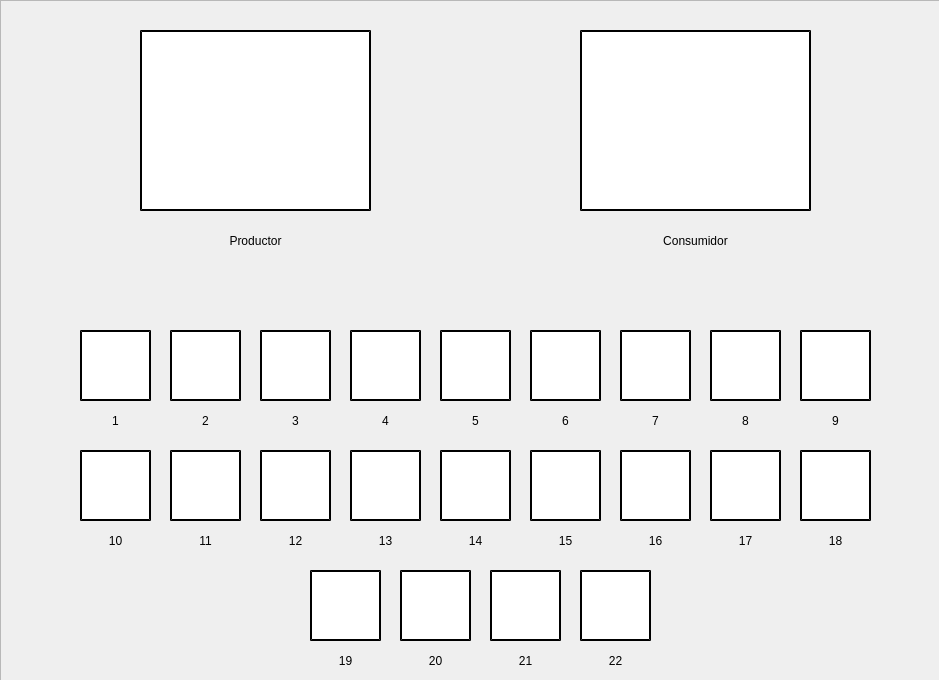
<?xml version="1.0" encoding="UTF-8"?>
<ui version="4.0">
 <class>Form</class>
 <widget class="QWidget" name="Form">
  <property name="geometry">
   <rect>
    <x>0</x>
    <y>0</y>
    <width>939</width>
    <height>680</height>
   </rect>
  </property>
  <property name="windowTitle">
   <string>Form</string>
  </property>
  <widget class="QFrame" name="frame">
   <property name="geometry">
    <rect>
     <x>0</x>
     <y>0</y>
     <width>941</width>
     <height>681</height>
    </rect>
   </property>
   <property name="frameShape">
    <enum>QFrame::StyledPanel</enum>
   </property>
   <property name="frameShadow">
    <enum>QFrame::Raised</enum>
   </property>
   <widget class="QLabel" name="productorLabel">
    <property name="geometry">
     <rect>
      <x>200</x>
      <y>220</y>
      <width>111</width>
      <height>41</height>
     </rect>
    </property>
    <property name="styleSheet">
     <string notr="true">font: 700 14pt &quot;Segoe UI&quot;;
</string>
    </property>
    <property name="text">
     <string>Productor</string>
    </property>
    <property name="alignment">
     <set>Qt::AlignCenter</set>
    </property>
   </widget>
   <widget class="QLabel" name="consumidorLabel">
    <property name="geometry">
     <rect>
      <x>630</x>
      <y>220</y>
      <width>131</width>
      <height>41</height>
     </rect>
    </property>
    <property name="styleSheet">
     <string notr="true">font: 700 14pt &quot;Segoe UI&quot;;
</string>
    </property>
    <property name="text">
     <string>Consumidor</string>
    </property>
    <property name="alignment">
     <set>Qt::AlignCenter</set>
    </property>
   </widget>
   <widget class="QLabel" name="imagenProductorLabel">
    <property name="geometry">
     <rect>
      <x>140</x>
      <y>30</y>
      <width>231</width>
      <height>181</height>
     </rect>
    </property>
    <property name="styleSheet">
     <string notr="true">background-color: white;
border-style: outset;
border-width:2px;
border-color: black;</string>
    </property>
    <property name="text">
     <string/>
    </property>
    <property name="alignment">
     <set>Qt::AlignCenter</set>
    </property>
   </widget>
   <widget class="QLabel" name="imagenConsumidorLabel">
    <property name="geometry">
     <rect>
      <x>580</x>
      <y>30</y>
      <width>231</width>
      <height>181</height>
     </rect>
    </property>
    <property name="styleSheet">
     <string notr="true">background-color: white;
border-style: outset;
border-width:2px;
border-color: black;</string>
    </property>
    <property name="text">
     <string/>
    </property>
    <property name="alignment">
     <set>Qt::AlignCenter</set>
    </property>
   </widget>
   <widget class="QLabel" name="estadoProductorLabel">
    <property name="geometry">
     <rect>
      <x>190</x>
      <y>260</y>
      <width>131</width>
      <height>31</height>
     </rect>
    </property>
    <property name="styleSheet">
     <string notr="true">font: 700 12pt &quot;Segoe UI&quot;;
</string>
    </property>
    <property name="text">
     <string/>
    </property>
    <property name="alignment">
     <set>Qt::AlignCenter</set>
    </property>
   </widget>
   <widget class="QLabel" name="estadoConsumidorLabel">
    <property name="geometry">
     <rect>
      <x>630</x>
      <y>260</y>
      <width>131</width>
      <height>31</height>
     </rect>
    </property>
    <property name="styleSheet">
     <string notr="true">font: 700 12pt &quot;Segoe UI&quot;;
</string>
    </property>
    <property name="text">
     <string/>
    </property>
    <property name="alignment">
     <set>Qt::AlignCenter</set>
    </property>
   </widget>
   <widget class="QLabel" name="buffer1Label">
    <property name="geometry">
     <rect>
      <x>80</x>
      <y>330</y>
      <width>71</width>
      <height>71</height>
     </rect>
    </property>
    <property name="styleSheet">
     <string notr="true">background-color: white;
border-style: outset;
border-width:2px;
border-color: black;</string>
    </property>
    <property name="text">
     <string/>
    </property>
   </widget>
   <widget class="QLabel" name="buffer2Label">
    <property name="geometry">
     <rect>
      <x>170</x>
      <y>330</y>
      <width>71</width>
      <height>71</height>
     </rect>
    </property>
    <property name="styleSheet">
     <string notr="true">background-color: white;
border-style: outset;
border-width:2px;
border-color: black;</string>
    </property>
    <property name="text">
     <string/>
    </property>
   </widget>
   <widget class="QLabel" name="buffer3Label">
    <property name="geometry">
     <rect>
      <x>260</x>
      <y>330</y>
      <width>71</width>
      <height>71</height>
     </rect>
    </property>
    <property name="styleSheet">
     <string notr="true">background-color: white;
border-style: outset;
border-width:2px;
border-color: black;</string>
    </property>
    <property name="text">
     <string/>
    </property>
   </widget>
   <widget class="QLabel" name="buffer5Label">
    <property name="geometry">
     <rect>
      <x>440</x>
      <y>330</y>
      <width>71</width>
      <height>71</height>
     </rect>
    </property>
    <property name="styleSheet">
     <string notr="true">background-color: white;
border-style: outset;
border-width:2px;
border-color: black;</string>
    </property>
    <property name="text">
     <string/>
    </property>
   </widget>
   <widget class="QLabel" name="buffer4Label">
    <property name="geometry">
     <rect>
      <x>350</x>
      <y>330</y>
      <width>71</width>
      <height>71</height>
     </rect>
    </property>
    <property name="styleSheet">
     <string notr="true">background-color: white;
border-style: outset;
border-width:2px;
border-color: black;</string>
    </property>
    <property name="text">
     <string/>
    </property>
   </widget>
   <widget class="QLabel" name="buffer6Label">
    <property name="geometry">
     <rect>
      <x>530</x>
      <y>330</y>
      <width>71</width>
      <height>71</height>
     </rect>
    </property>
    <property name="styleSheet">
     <string notr="true">background-color: white;
border-style: outset;
border-width:2px;
border-color: black;</string>
    </property>
    <property name="text">
     <string/>
    </property>
   </widget>
   <widget class="QLabel" name="buffer7Label">
    <property name="geometry">
     <rect>
      <x>620</x>
      <y>330</y>
      <width>71</width>
      <height>71</height>
     </rect>
    </property>
    <property name="styleSheet">
     <string notr="true">background-color: white;
border-style: outset;
border-width:2px;
border-color: black;</string>
    </property>
    <property name="text">
     <string/>
    </property>
   </widget>
   <widget class="QLabel" name="buffer8Label">
    <property name="geometry">
     <rect>
      <x>710</x>
      <y>330</y>
      <width>71</width>
      <height>71</height>
     </rect>
    </property>
    <property name="styleSheet">
     <string notr="true">background-color: white;
border-style: outset;
border-width:2px;
border-color: black;</string>
    </property>
    <property name="text">
     <string/>
    </property>
   </widget>
   <widget class="QLabel" name="buffer9Label">
    <property name="geometry">
     <rect>
      <x>800</x>
      <y>330</y>
      <width>71</width>
      <height>71</height>
     </rect>
    </property>
    <property name="styleSheet">
     <string notr="true">background-color: white;
border-style: outset;
border-width:2px;
border-color: black;</string>
    </property>
    <property name="text">
     <string/>
    </property>
   </widget>
   <widget class="QLabel" name="buffer11Label">
    <property name="geometry">
     <rect>
      <x>170</x>
      <y>450</y>
      <width>71</width>
      <height>71</height>
     </rect>
    </property>
    <property name="styleSheet">
     <string notr="true">background-color: white;
border-style: outset;
border-width:2px;
border-color: black;</string>
    </property>
    <property name="text">
     <string/>
    </property>
   </widget>
   <widget class="QLabel" name="buffer10Label">
    <property name="geometry">
     <rect>
      <x>80</x>
      <y>450</y>
      <width>71</width>
      <height>71</height>
     </rect>
    </property>
    <property name="styleSheet">
     <string notr="true">background-color: white;
border-style: outset;
border-width:2px;
border-color: black;</string>
    </property>
    <property name="text">
     <string/>
    </property>
   </widget>
   <widget class="QLabel" name="buffer13Label">
    <property name="geometry">
     <rect>
      <x>350</x>
      <y>450</y>
      <width>71</width>
      <height>71</height>
     </rect>
    </property>
    <property name="styleSheet">
     <string notr="true">background-color: white;
border-style: outset;
border-width:2px;
border-color: black;</string>
    </property>
    <property name="text">
     <string/>
    </property>
   </widget>
   <widget class="QLabel" name="buffer17Label">
    <property name="geometry">
     <rect>
      <x>710</x>
      <y>450</y>
      <width>71</width>
      <height>71</height>
     </rect>
    </property>
    <property name="styleSheet">
     <string notr="true">background-color: white;
border-style: outset;
border-width:2px;
border-color: black;</string>
    </property>
    <property name="text">
     <string/>
    </property>
   </widget>
   <widget class="QLabel" name="buffer16Label">
    <property name="geometry">
     <rect>
      <x>620</x>
      <y>450</y>
      <width>71</width>
      <height>71</height>
     </rect>
    </property>
    <property name="styleSheet">
     <string notr="true">background-color: white;
border-style: outset;
border-width:2px;
border-color: black;</string>
    </property>
    <property name="text">
     <string/>
    </property>
   </widget>
   <widget class="QLabel" name="buffer12Label">
    <property name="geometry">
     <rect>
      <x>260</x>
      <y>450</y>
      <width>71</width>
      <height>71</height>
     </rect>
    </property>
    <property name="styleSheet">
     <string notr="true">background-color: white;
border-style: outset;
border-width:2px;
border-color: black;</string>
    </property>
    <property name="text">
     <string/>
    </property>
   </widget>
   <widget class="QLabel" name="buffer14Label">
    <property name="geometry">
     <rect>
      <x>440</x>
      <y>450</y>
      <width>71</width>
      <height>71</height>
     </rect>
    </property>
    <property name="styleSheet">
     <string notr="true">background-color: white;
border-style: outset;
border-width:2px;
border-color: black;</string>
    </property>
    <property name="text">
     <string/>
    </property>
   </widget>
   <widget class="QLabel" name="buffer18Label">
    <property name="geometry">
     <rect>
      <x>800</x>
      <y>450</y>
      <width>71</width>
      <height>71</height>
     </rect>
    </property>
    <property name="styleSheet">
     <string notr="true">background-color: white;
border-style: outset;
border-width:2px;
border-color: black;</string>
    </property>
    <property name="text">
     <string/>
    </property>
   </widget>
   <widget class="QLabel" name="buffer15Label">
    <property name="geometry">
     <rect>
      <x>530</x>
      <y>450</y>
      <width>71</width>
      <height>71</height>
     </rect>
    </property>
    <property name="styleSheet">
     <string notr="true">background-color: white;
border-style: outset;
border-width:2px;
border-color: black;</string>
    </property>
    <property name="text">
     <string/>
    </property>
   </widget>
   <widget class="QLabel" name="buffer20Label">
    <property name="geometry">
     <rect>
      <x>400</x>
      <y>570</y>
      <width>71</width>
      <height>71</height>
     </rect>
    </property>
    <property name="styleSheet">
     <string notr="true">background-color: white;
border-style: outset;
border-width:2px;
border-color: black;</string>
    </property>
    <property name="text">
     <string/>
    </property>
   </widget>
   <widget class="QLabel" name="buffer22Label">
    <property name="geometry">
     <rect>
      <x>580</x>
      <y>570</y>
      <width>71</width>
      <height>71</height>
     </rect>
    </property>
    <property name="styleSheet">
     <string notr="true">background-color: white;
border-style: outset;
border-width:2px;
border-color: black;</string>
    </property>
    <property name="text">
     <string/>
    </property>
   </widget>
   <widget class="QLabel" name="buffer21Label">
    <property name="geometry">
     <rect>
      <x>490</x>
      <y>570</y>
      <width>71</width>
      <height>71</height>
     </rect>
    </property>
    <property name="styleSheet">
     <string notr="true">background-color: white;
border-style: outset;
border-width:2px;
border-color: black;</string>
    </property>
    <property name="text">
     <string/>
    </property>
   </widget>
   <widget class="QLabel" name="buffer19Label">
    <property name="geometry">
     <rect>
      <x>310</x>
      <y>570</y>
      <width>71</width>
      <height>71</height>
     </rect>
    </property>
    <property name="styleSheet">
     <string notr="true">background-color: white;
border-style: outset;
border-width:2px;
border-color: black;</string>
    </property>
    <property name="text">
     <string/>
    </property>
   </widget>
   <widget class="QLabel" name="numeroBufferLabel">
    <property name="geometry">
     <rect>
      <x>90</x>
      <y>410</y>
      <width>51</width>
      <height>21</height>
     </rect>
    </property>
    <property name="styleSheet">
     <string notr="true">font: 700 10pt &quot;Segoe UI&quot;;
</string>
    </property>
    <property name="text">
     <string>1</string>
    </property>
    <property name="alignment">
     <set>Qt::AlignCenter</set>
    </property>
   </widget>
   <widget class="QLabel" name="numeroBufferLabel_2">
    <property name="geometry">
     <rect>
      <x>180</x>
      <y>410</y>
      <width>51</width>
      <height>21</height>
     </rect>
    </property>
    <property name="styleSheet">
     <string notr="true">font: 700 10pt &quot;Segoe UI&quot;;
</string>
    </property>
    <property name="text">
     <string>2</string>
    </property>
    <property name="alignment">
     <set>Qt::AlignCenter</set>
    </property>
   </widget>
   <widget class="QLabel" name="numeroBufferLabel_3">
    <property name="geometry">
     <rect>
      <x>270</x>
      <y>410</y>
      <width>51</width>
      <height>21</height>
     </rect>
    </property>
    <property name="styleSheet">
     <string notr="true">font: 700 10pt &quot;Segoe UI&quot;;
</string>
    </property>
    <property name="text">
     <string>3</string>
    </property>
    <property name="alignment">
     <set>Qt::AlignCenter</set>
    </property>
   </widget>
   <widget class="QLabel" name="numeroBufferLabel_4">
    <property name="geometry">
     <rect>
      <x>360</x>
      <y>410</y>
      <width>51</width>
      <height>21</height>
     </rect>
    </property>
    <property name="styleSheet">
     <string notr="true">font: 700 10pt &quot;Segoe UI&quot;;
</string>
    </property>
    <property name="text">
     <string>4</string>
    </property>
    <property name="alignment">
     <set>Qt::AlignCenter</set>
    </property>
   </widget>
   <widget class="QLabel" name="numeroBufferLabel_5">
    <property name="geometry">
     <rect>
      <x>450</x>
      <y>410</y>
      <width>51</width>
      <height>21</height>
     </rect>
    </property>
    <property name="styleSheet">
     <string notr="true">font: 700 10pt &quot;Segoe UI&quot;;
</string>
    </property>
    <property name="text">
     <string>5</string>
    </property>
    <property name="alignment">
     <set>Qt::AlignCenter</set>
    </property>
   </widget>
   <widget class="QLabel" name="numeroBufferLabel_6">
    <property name="geometry">
     <rect>
      <x>540</x>
      <y>410</y>
      <width>51</width>
      <height>21</height>
     </rect>
    </property>
    <property name="styleSheet">
     <string notr="true">font: 700 10pt &quot;Segoe UI&quot;;
</string>
    </property>
    <property name="text">
     <string>6</string>
    </property>
    <property name="alignment">
     <set>Qt::AlignCenter</set>
    </property>
   </widget>
   <widget class="QLabel" name="numeroBufferLabel_7">
    <property name="geometry">
     <rect>
      <x>630</x>
      <y>410</y>
      <width>51</width>
      <height>21</height>
     </rect>
    </property>
    <property name="styleSheet">
     <string notr="true">font: 700 10pt &quot;Segoe UI&quot;;
</string>
    </property>
    <property name="text">
     <string>7</string>
    </property>
    <property name="alignment">
     <set>Qt::AlignCenter</set>
    </property>
   </widget>
   <widget class="QLabel" name="numeroBufferLabel_8">
    <property name="geometry">
     <rect>
      <x>720</x>
      <y>410</y>
      <width>51</width>
      <height>21</height>
     </rect>
    </property>
    <property name="styleSheet">
     <string notr="true">font: 700 10pt &quot;Segoe UI&quot;;
</string>
    </property>
    <property name="text">
     <string>8</string>
    </property>
    <property name="alignment">
     <set>Qt::AlignCenter</set>
    </property>
   </widget>
   <widget class="QLabel" name="numeroBufferLabel_9">
    <property name="geometry">
     <rect>
      <x>810</x>
      <y>410</y>
      <width>51</width>
      <height>21</height>
     </rect>
    </property>
    <property name="styleSheet">
     <string notr="true">font: 700 10pt &quot;Segoe UI&quot;;
</string>
    </property>
    <property name="text">
     <string>9</string>
    </property>
    <property name="alignment">
     <set>Qt::AlignCenter</set>
    </property>
   </widget>
   <widget class="QLabel" name="numeroBufferLabel_10">
    <property name="geometry">
     <rect>
      <x>810</x>
      <y>530</y>
      <width>51</width>
      <height>21</height>
     </rect>
    </property>
    <property name="styleSheet">
     <string notr="true">font: 700 10pt &quot;Segoe UI&quot;;
</string>
    </property>
    <property name="text">
     <string>18</string>
    </property>
    <property name="alignment">
     <set>Qt::AlignCenter</set>
    </property>
   </widget>
   <widget class="QLabel" name="numeroBufferLabel_11">
    <property name="geometry">
     <rect>
      <x>180</x>
      <y>530</y>
      <width>51</width>
      <height>21</height>
     </rect>
    </property>
    <property name="styleSheet">
     <string notr="true">font: 700 10pt &quot;Segoe UI&quot;;
</string>
    </property>
    <property name="text">
     <string>11</string>
    </property>
    <property name="alignment">
     <set>Qt::AlignCenter</set>
    </property>
   </widget>
   <widget class="QLabel" name="numeroBufferLabel_12">
    <property name="geometry">
     <rect>
      <x>450</x>
      <y>530</y>
      <width>51</width>
      <height>21</height>
     </rect>
    </property>
    <property name="styleSheet">
     <string notr="true">font: 700 10pt &quot;Segoe UI&quot;;
</string>
    </property>
    <property name="text">
     <string>14</string>
    </property>
    <property name="alignment">
     <set>Qt::AlignCenter</set>
    </property>
   </widget>
   <widget class="QLabel" name="numeroBufferLabel_13">
    <property name="geometry">
     <rect>
      <x>630</x>
      <y>530</y>
      <width>51</width>
      <height>21</height>
     </rect>
    </property>
    <property name="styleSheet">
     <string notr="true">font: 700 10pt &quot;Segoe UI&quot;;
</string>
    </property>
    <property name="text">
     <string>16</string>
    </property>
    <property name="alignment">
     <set>Qt::AlignCenter</set>
    </property>
   </widget>
   <widget class="QLabel" name="numeroBufferLabel_14">
    <property name="geometry">
     <rect>
      <x>270</x>
      <y>530</y>
      <width>51</width>
      <height>21</height>
     </rect>
    </property>
    <property name="styleSheet">
     <string notr="true">font: 700 10pt &quot;Segoe UI&quot;;
</string>
    </property>
    <property name="text">
     <string>12</string>
    </property>
    <property name="alignment">
     <set>Qt::AlignCenter</set>
    </property>
   </widget>
   <widget class="QLabel" name="numeroBufferLabel_15">
    <property name="geometry">
     <rect>
      <x>360</x>
      <y>530</y>
      <width>51</width>
      <height>21</height>
     </rect>
    </property>
    <property name="styleSheet">
     <string notr="true">font: 700 10pt &quot;Segoe UI&quot;;
</string>
    </property>
    <property name="text">
     <string>13</string>
    </property>
    <property name="alignment">
     <set>Qt::AlignCenter</set>
    </property>
   </widget>
   <widget class="QLabel" name="numeroBufferLabel_16">
    <property name="geometry">
     <rect>
      <x>540</x>
      <y>530</y>
      <width>51</width>
      <height>21</height>
     </rect>
    </property>
    <property name="styleSheet">
     <string notr="true">font: 700 10pt &quot;Segoe UI&quot;;
</string>
    </property>
    <property name="text">
     <string>15</string>
    </property>
    <property name="alignment">
     <set>Qt::AlignCenter</set>
    </property>
   </widget>
   <widget class="QLabel" name="numeroBufferLabel_17">
    <property name="geometry">
     <rect>
      <x>720</x>
      <y>530</y>
      <width>51</width>
      <height>21</height>
     </rect>
    </property>
    <property name="styleSheet">
     <string notr="true">font: 700 10pt &quot;Segoe UI&quot;;
</string>
    </property>
    <property name="text">
     <string>17</string>
    </property>
    <property name="alignment">
     <set>Qt::AlignCenter</set>
    </property>
   </widget>
   <widget class="QLabel" name="numeroBufferLabel_18">
    <property name="geometry">
     <rect>
      <x>90</x>
      <y>530</y>
      <width>51</width>
      <height>21</height>
     </rect>
    </property>
    <property name="styleSheet">
     <string notr="true">font: 700 10pt &quot;Segoe UI&quot;;
</string>
    </property>
    <property name="text">
     <string>10</string>
    </property>
    <property name="alignment">
     <set>Qt::AlignCenter</set>
    </property>
   </widget>
   <widget class="QLabel" name="numeroBufferLabel_19">
    <property name="geometry">
     <rect>
      <x>320</x>
      <y>650</y>
      <width>51</width>
      <height>21</height>
     </rect>
    </property>
    <property name="styleSheet">
     <string notr="true">font: 700 10pt &quot;Segoe UI&quot;;
</string>
    </property>
    <property name="text">
     <string>19</string>
    </property>
    <property name="alignment">
     <set>Qt::AlignCenter</set>
    </property>
   </widget>
   <widget class="QLabel" name="numeroBufferLabel_20">
    <property name="geometry">
     <rect>
      <x>410</x>
      <y>650</y>
      <width>51</width>
      <height>21</height>
     </rect>
    </property>
    <property name="styleSheet">
     <string notr="true">font: 700 10pt &quot;Segoe UI&quot;;
</string>
    </property>
    <property name="text">
     <string>20</string>
    </property>
    <property name="alignment">
     <set>Qt::AlignCenter</set>
    </property>
   </widget>
   <widget class="QLabel" name="numeroBufferLabel_21">
    <property name="geometry">
     <rect>
      <x>500</x>
      <y>650</y>
      <width>51</width>
      <height>21</height>
     </rect>
    </property>
    <property name="styleSheet">
     <string notr="true">font: 700 10pt &quot;Segoe UI&quot;;
</string>
    </property>
    <property name="text">
     <string>21</string>
    </property>
    <property name="alignment">
     <set>Qt::AlignCenter</set>
    </property>
   </widget>
   <widget class="QLabel" name="numeroBufferLabel_22">
    <property name="geometry">
     <rect>
      <x>590</x>
      <y>650</y>
      <width>51</width>
      <height>21</height>
     </rect>
    </property>
    <property name="styleSheet">
     <string notr="true">font: 700 10pt &quot;Segoe UI&quot;;
</string>
    </property>
    <property name="text">
     <string>22</string>
    </property>
    <property name="alignment">
     <set>Qt::AlignCenter</set>
    </property>
   </widget>
  </widget>
 </widget>
 <resources/>
 <connections/>
</ui>
